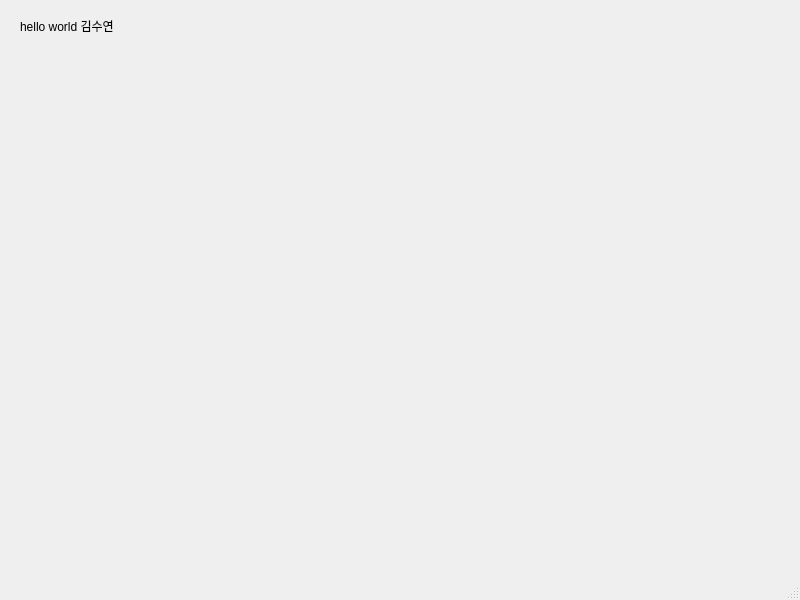
<?xml version="1.0" encoding="UTF-8"?>
<ui version="4.0">
 <class>MainWindow</class>
 <widget class="QMainWindow" name="MainWindow">
  <property name="geometry">
   <rect>
    <x>0</x>
    <y>0</y>
    <width>800</width>
    <height>600</height>
   </rect>
  </property>
  <property name="windowTitle">
   <string>MainWindow</string>
  </property>
  <widget class="QWidget" name="centralwidget">
   <widget class="QLabel" name="label">
    <property name="geometry">
     <rect>
      <x>20</x>
      <y>10</y>
      <width>181</width>
      <height>31</height>
     </rect>
    </property>
    <property name="text">
     <string>hello world 김수연 </string>
    </property>
   </widget>
  </widget>
  <widget class="QMenuBar" name="menubar">
   <property name="geometry">
    <rect>
     <x>0</x>
     <y>0</y>
     <width>800</width>
     <height>21</height>
    </rect>
   </property>
  </widget>
  <widget class="QStatusBar" name="statusbar"/>
 </widget>
 <resources/>
 <connections/>
</ui>
